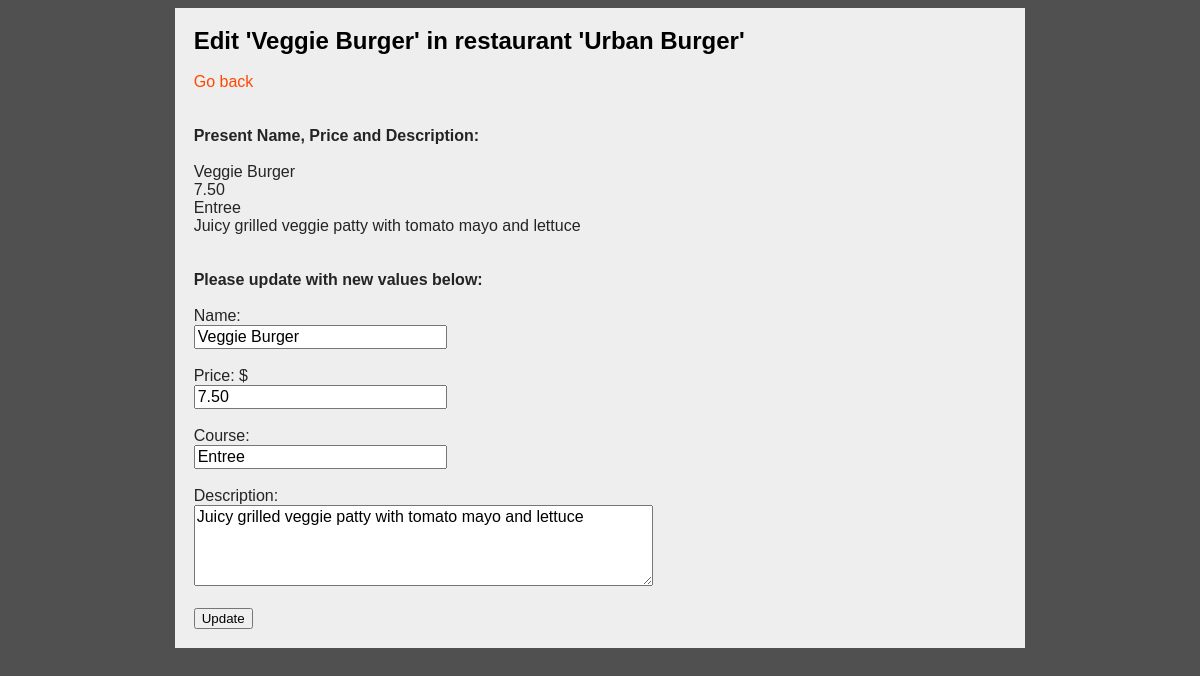
Page /restaurants/1/1/edit/ (signed in) on the committed database.
### database_setup.py (models this page shows, shortened)
class MenuItem(Base):
    __tablename__ = 'menu_item'
    name = Column(String(80), nullable=False)
    id = Column(Integer, primary_key=True)
    description = Column(String(250))
    price = Column(String(8))
    course = Column(String(250))
    time_of_entry = Column(DateTime, default=datetime.datetime.utcnow)
    restaurant_id = Column(Integer, ForeignKey('restaurant.id'))
    restaurant = relationship(Restaurant)
    creater_id = Column(String(80), ForeignKey('user.id'))
    creater = relationship(User)

class Restaurant(Base):
    __tablename__ = 'restaurant'
    id = Column(Integer, primary_key=True)
    name = Column(String(250), nullable=False)
    creater_id = Column(String(250), ForeignKey('user.id'))
    creater = relationship(User)

### flask_app.py (the view, shortened to what this page needs)
@app.route(
    edit_item_path.format(res_id='<int:res_id>', item_id='<int:item_id>'),
    methods=['GET', 'POST']
)
def editItmPg(res_id, item_id):
    if request.referrer == '' or \
        request.referrer is None:
        print("\n>> Error: Landed directly!\n")
        return redirect(url_for('index'))
    if 'username' not in session:
        print("\n>> Error: User not logged in!\n")
        return redirect(url_for('loginPg'))
    local_id = getLocalID(session['email'])
    if local_id == None:
        print("\n>> Error: User account not found!\n")
        return redirect(url_for('loginPg'))
    res = db_session.query(Restaurant).filter_by(id=res_id).one()
    if res:
        if str(local_id) != str(res.creater_id):
            print("\n>> Error: User is not the creater!\n")
            return redirect(url_for('allResPg'))
        item = db_session.query(MenuItem).filter_by(
                id=item_id,
                restaurant_id=res_id
            ).one()
        if item:
            if request.method == 'GET':
                return render_template(
                        'edit_item.html',
                        item=item,
                        res=res
                    )
        return redirect(url_for('resPg', res_id=res_id))
    return redirect(url_for('allResPg'))

### flask_app.py (called while the page is built)
@app.context_processor
def override_url_for():
    return dict(url_for=dated_url_for)

def dated_url_for(endpoint, **values):
    if endpoint == 'static':
        filename = values.get('filename', None)
        if filename:
            file_path = os.path.join(app.root_path,
                                     endpoint, filename)
            values['q'] = int(os.stat(file_path).st_mtime)
    return url_for(endpoint, **values)

def getLocalID(email):
    try:
        user = db_session.query(User).filter_by(email=email).first()
        return user.id
    except:
        return None

### templates/edit_item.html (shortened to what this page needs)
<!DOCTYPE html>
  <head>
    <link
      rel=stylesheet
      type=text/css
      href="{{ url_for('static', filename='styles.css') }}">
  </head>
  <body>
    <main>
      <h3>Edit '{{item.name}}' in restaurant '{{res.name}}'</h3>
      <br>
      <a href="{{url_for('resPg', res_id = res.id)}}">Go back</a><br>
      <br>
      <br>
      <p>
        <b>Present Name, Price and Description:</b><br>
        <br>
        {{item.name}}<br>
        {{item.price}}<br>
        {{item.course}}<br>
        {{item.description}}<br>
        <br>
        <br>
        <b>Please update with new values below:</b><br>
        <br>
      </p>
      <form method="POST">
        <p>Name:</p>
        <input
          type="text"
          placeholder="Item name"
          name="item_name"
          value="{{item.name}}"><br>
        <br>
        <p>Price: $</p>
        <input
          type="text"
          placeholder="Item price"
          name="item_price"
          value="{{item.price}}"><br>
        <br>
        <p>Course:</p>
        <input
          type="text"
          placeholder="Item course"
          name="item_course"
          value="{{item.course}}"><br>
        <br>
        <p>Description:</p>
        <textarea
          placeholder="Item Description"
          name="item_desc">{{item.description}}</textarea><br>
        <br>
        <button type="submit">Update</button>
      </form>
    </main>
  </body>
</html>

### static/styles.css (style rules this page uses)
body { font-family: Calibri, Helvetica, sans-serif; background-color: #505050; display: grid; grid-template-columns: auto minmax(auto, 225mm) auto; }
h1, h3, h5, p, a, div, section, article, nav, footer, textarea { margin: 0; }
h3 { font-size: 1.5em; }
p { color: rgb(36, 36, 36); }
a { text-decoration: none; color: #ff4800; }
input { font-family: Calibri, Helvetica, sans-serif; font-size: 1em; width: 100%; max-width: 65mm; min-width: 20mm; }
textarea { font-family: Calibri, Helvetica, sans-serif; font-size: 1em; width: 100%; max-width: 120mm; min-width: 20mm; height: 20mm; min-height: 10mm; }
main { grid-column: 2/3; background-color: #eeeeee; padding: 5mm; }

### rows in the picture
MenuItem: name "Veggie Burger", price "7.50", course "Entree", description "Juicy grilled veggie patty with tomato mayo and lettuce", item_name "Veggie Burger", item_price "7.50", item_course "Entree", item_desc "Juicy grilled veggie patty with tomato mayo and lettuce"
Restaurant: name "Urban Burger"
